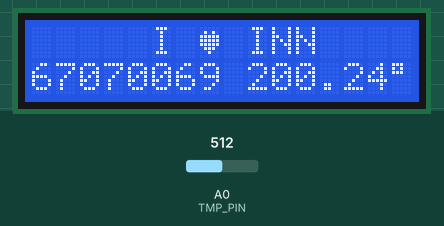
Recording of a sketch running on a simulated Arduino Uno, built with avr-gcc and run on an emulated ATmega328P. On the bench: 16×2 character LCD. The inputs (shaded band) are chosen by the test bench; at power-on: A0 (TMP_PIN) = 512. What the sketch prints to the serial monitor is not drawn.

Above: at 1.2 s.
1.3 s: A0 (TMP_PIN) set to 315
At 2.7 s:
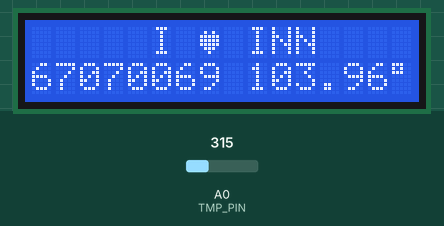
3.2 s: A0 (TMP_PIN) set to 290
At 4.5 s:
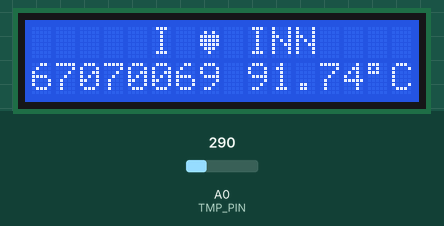
4.8 s: A0 (TMP_PIN) set to 306
At 5.3 s:
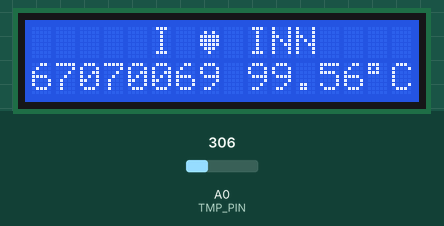
Timing chart, 0 to 7.8 s (numbered marks = the images above; inputs shaded):
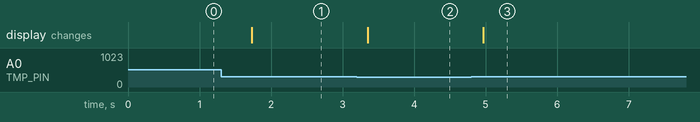

Measured:
- the behaviour switches between 307 and 306 on A0 (TMP_PIN) (found by bisection; images 1 and 2)
- after the input at 1.3 s, the display: changes after 0.43 s (image 1)
- after the input at 3.2 s, the display: changes after 0.15 s (image 2)
- after the input at 4.8 s, the display: changes after 0.17 s (image 3)

The sketch:

LCDtempo.ino
```cpp
#include <Wire.h>
#include <LiquidCrystal_I2C.h>

LiquidCrystal_I2C lcd(0x27, 16, 2);
const int TMP_PIN = A0;
const char STUDENT_ID[] = "67070069";

byte HEART[8] = {
  B00000, B01010, B11111, B11111,
  B11111, B01110, B00100, B00000
};

void setup() {
  lcd.init();
  lcd.backlight();
  lcd.createChar(0, HEART);
  Serial.begin(9600);
}

float readTempC() {
  int sensorValue = analogRead(TMP_PIN);
  float voltage = sensorValue * (5.0 / 1023.0);
  float temperatureC = (voltage - 0.5) / 0.01;
  return temperatureC;
}

void loop() {
  lcd.setCursor(0, 0); for (int i=0;i<16;i++) lcd.write(' ');
  lcd.setCursor(5, 0);
  lcd.print("I ");
  lcd.write(byte(0));
  lcd.print(" INN");

  // แถวล่าง: <ID> <อุณหภูมิ>°C (ทศนิยม 2 ตำแหน่ง)
  float tC = readTempC();
  char buf[8];
  dtostrf(tC, 5, 2, buf);

  lcd.setCursor(0, 1);
  lcd.print(STUDENT_ID);
  lcd.print(' ');
  lcd.print(buf);
  lcd.write(byte(223));
  lcd.print('C');

  Serial.print("Temperature: ");
  Serial.print(tC);
  Serial.println(" C");

  delay(500);
}
```
